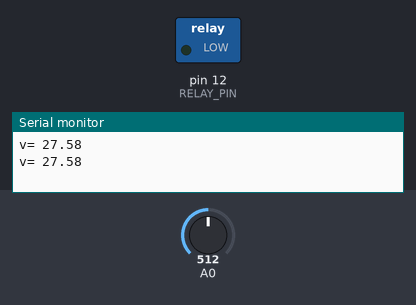
The sketch below on a simulated Arduino Uno, built with avr-gcc and run on an emulated ATmega328P. Parts: switched loads named in the sketch (green lamp = pin HIGH), the last lines printed to the serial monitor. Inputs (shaded band) come from the test bench; at power-on: A0 = 512.

Above: at 3.8 s.
3.9 s: A0 set to 441
8.2 s: A0 set to 417
At 11.4 s:
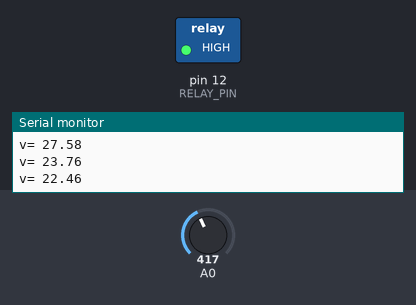
12.1 s: A0 set to 555
16.0 s: A0 set to 574
At 17.9 s:
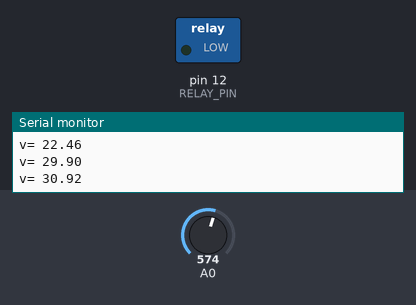
19.9 s: A0 set to 306
At 22.2 s:
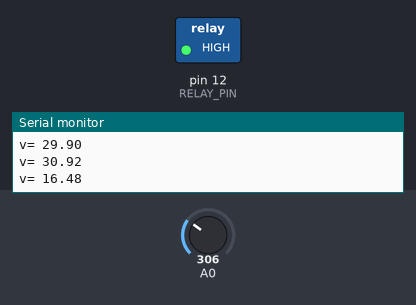
Timing chart, 0 to 23.7 s (numbered marks = the images above; inputs shaded):
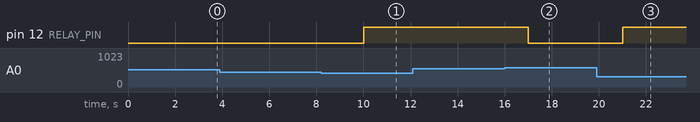

Measured:
- the behaviour switches between 427 and 426 on A0 (found by bisection; images 0 and 1)
- the behaviour switches between 566 and 567 on A0 (found by bisection; images 1 and 2)
- after the input at 8.2 s, pin 12 (RELAY_PIN): LOW → HIGH after 1.8 s
- after the input at 16.0 s, pin 12 (RELAY_PIN): HIGH → LOW after 1.0 s
- after the input at 19.9 s, pin 12 (RELAY_PIN): LOW → HIGH after 1.1 s

The sketch:

inverter.ino
```cpp
int RELAY_PIN = 12;
boolean isLoaded = false;
float input_voltage = 0.0;
float temp = 0.0;
float r1=100000.0;
float r2=10000.0;
float maxVolt = 30.5;
float minVolt = 23;
float d = 3000;

void setup() {
  Serial.begin(9600);
  pinMode(RELAY_PIN, OUTPUT);
  digitalWrite(RELAY_PIN, LOW);
}
void calculate(){
  int analog_value = analogRead(A0);
  //Serial.println(analog_value);
  temp = (analog_value * 12.0) / 2450.24;
  input_voltage = temp / (r2/(r1+r2));
}

void loop() {
 calculate();
  if (input_voltage < 0.1)
   {
     input_voltage=0.0;
   }
   if (input_voltage < minVolt)
   {
      delay(1000);
      calculate();
        if (input_voltage < minVolt)
       {
         digitalWrite(RELAY_PIN, HIGH);
       }
   }
   if (input_voltage >= maxVolt)
   {
      delay(1000);
      calculate();
       if (input_voltage >= maxVolt)
      {
        digitalWrite(RELAY_PIN, LOW);
      }
   }
   Serial.print("v= ");
   Serial.println(input_voltage);
   delay(d);
}
```
